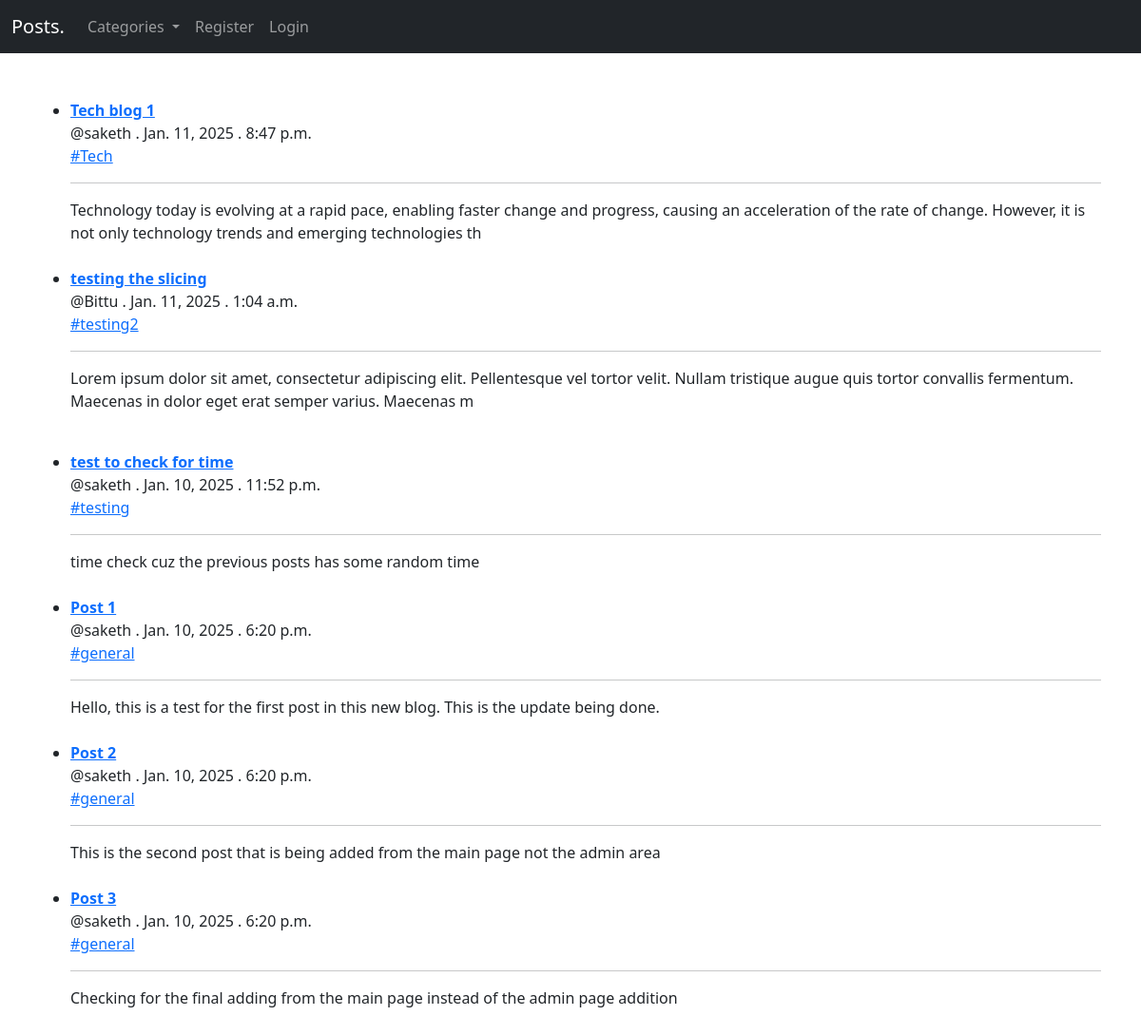
The app's page /, older data.
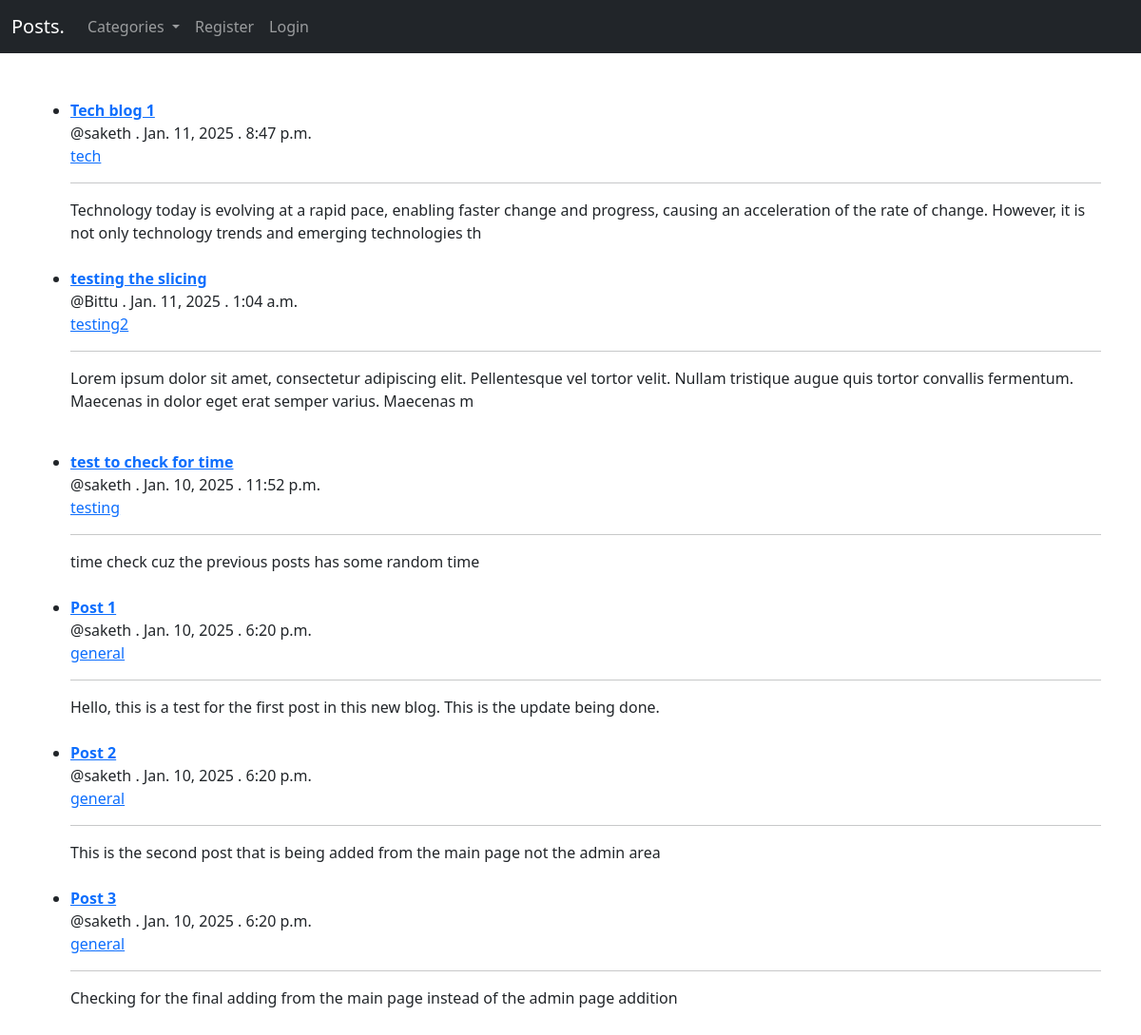
The same page, newer data.
### startBlog/models.py (models this page shows, shortened)
class Post(models.Model):
    title = models.CharField(max_length=255)
    author = models.ForeignKey(User, on_delete=models.CASCADE) #If user is deleted then this removes all the posts from the user
    body = models.TextField()
    post_date = models.DateField(auto_now_add=True)
    post_time = models.TimeField(auto_now_add=True)
    category = models.CharField(max_length=255) #make sure that the categories doesn't contain special characters and the letters are always small letters not capital letters
    likes = models.ManyToManyField(User, related_name="blog_likes")

### startBlog/views.py (the view)
# urls.py: path('', HomeView.as_view(), name="home"), #using the class views
class HomeView(ListView):
    model = Post
    template_name = 'home.html'
    ordering = ['-post_date', '-post_time']
    def get_context_data(self, *args, **kwargs):
        cat_menu = Category.objects.all()
        context = super(HomeView, self).get_context_data(*args, **kwargs)
        context["cat_menu"] = cat_menu
        return context

### startBlog/models.py (called while the page is built)
    def __str__(self):
        return self.name

### startBlog/templates/home.html
{%  extends 'base.html' %}
{%  block content    %}
<br>
<ul>
{% for post in object_list %}
    <li><a href="{% url 'post-detail' post.pk %}"><b>{{  post.title }}</b></a><br/>
        @{{  post.author }} . {{ post.post_date }} . {{ post.post_time }}<br/>
        <a href="{% url 'category-view' post.category|slugify %}">{{  post.category }}</a><br>
        <hr>
        {{ post.body|slice:":200"|safe }}</li>
    <br>
{% endfor %}
</ul>
{%  endblock    %}

### startBlog/templates/base.html (shortened to what this page needs)
<!DOCTYPE html>
<html lang="en">
<head>
    <link href="https://cdn.jsdelivr.net/npm/bootstrap@5.3.3/dist/css/bootstrap.min.css" rel="stylesheet">
</head>
<body>
    <nav class="navbar navbar-expand-lg bg-dark navbar-dark">
        <div class="container-fluid">
          <a class="navbar-brand" href="{%  url 'home'  %}">Posts.</a>
          <div class="collapse navbar-collapse" id="navbarSupportedContent">
            <ul class="navbar-nav me-auto mb-2 mb-lg-0">
              {% if cat_menu %}
              <li class="nav-item dropdown">
                <a class="nav-link dropdown-toggle" href="#" role="button" data-bs-toggle="dropdown" aria-expanded="false">
                  Categories
                </a>
              </li>
              {% else %}
                <li class="nav-item"><a class="nav-link" href="{% url 'category-list' %}">Categories</a></li>
              {% endif %}
              {% if user.is_authenticated %}
              <li class="nav-item">
                <a class="nav-link" href="{% url 'add-post' %}">Add Post</a>
              </li>
              <li class="nav-item">
                <a class="nav-link" href="{% url 'add-category' %}">Add Category</a>
              </li>
              <form method="post" action="{% url 'logout' %}" class="nav-item">
                {% csrf_token %}
                <button type="submit" class="nav-link">Log Out</button>
              </form>
              {% else %}
              <li class="nav-item">
                <a class="nav-link" href="{% url 'register' %}">Register</a>
              </li>
              <li class="nav-item">
                <a class="nav-link" href="{% url 'login' %}">Login</a>
              </li>
              {% endif %}
            </ul>
          </div>
        </div>
      </nav>
    <br>
    <div class="container">
        {%  block content    %}
        {%  endblock    %}
    </div>
</body>
</html>

Row changes from the older to the newer data that the page shows:
changed Post "Tech blog 1": category "#Tech" → "tech"
changed Post "testing the slicing": category "#testing2" → "testing2"
changed Post "test to check for time": category "#testing" → "testing"
changed Post "Post 1": category "#general" → "general"
changed Post "Post 2": category "#general" → "general"
changed Post "Post 3": category "#general" → "general"
